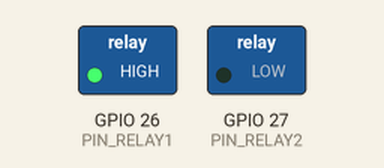
Bench run of a sketch on a simulated ESP32. Parts: switched loads named in the sketch (green lamp = pin HIGH). What the sketch prints to the serial monitor is not drawn.

Above: at 1.5 s.
At 3.5 s:
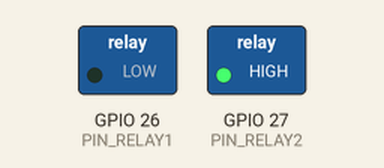
At 5.0 s:
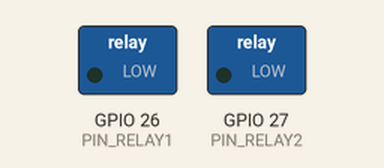
Timing chart, 0 to 7.0 s (numbered marks = the images above):
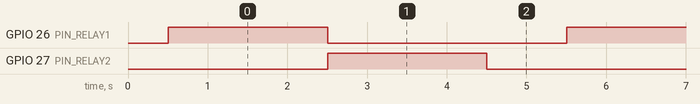

Measured:
- by itself, GPIO 26 (PIN_RELAY1), GPIO 27 (PIN_RELAY2): alternates HIGH for 2.0 s and LOW for 3.0 s
- by itself, everything shown: repeats every 5.0 s, in 3 steps

The sketch:

relay_test.ino
```cpp
// ================================================================
//  RELAY TEST — kiểm tra relay GPIO26 và GPIO27
//  Nạp sketch này độc lập (không cần WiFi/MQTT)
//  Mở Serial Monitor 115200 baud để theo dõi
//
//  Nếu relay active HIGH: đổi ON=HIGH, OFF=LOW
//  Nếu relay active LOW : giữ nguyên ON=LOW, OFF=HIGH  (mặc định)
// ================================================================

#define PIN_RELAY1  26
#define PIN_RELAY2  27

#define RELAY_ON  HIGH   // active HIGH
#define RELAY_OFF LOW

void setup() {
    Serial.begin(115200);
    delay(500);

    pinMode(PIN_RELAY1, OUTPUT);
    pinMode(PIN_RELAY2, OUTPUT);

    digitalWrite(PIN_RELAY1, RELAY_OFF);
    digitalWrite(PIN_RELAY2, RELAY_OFF);

    Serial.println("=== RELAY TEST BAT DAU ===");
    Serial.println("Relay 1 (GPIO26) va Relay 2 (GPIO27) se bat/tat xen ke");
}

void loop() {
    Serial.println("→ Relay 1 BAT, Relay 2 TAT");
    digitalWrite(PIN_RELAY1, RELAY_ON);
    digitalWrite(PIN_RELAY2, RELAY_OFF);
    delay(2000);

    Serial.println("→ Relay 1 TAT, Relay 2 BAT");
    digitalWrite(PIN_RELAY1, RELAY_OFF);
    digitalWrite(PIN_RELAY2, RELAY_ON);
    delay(2000);

    Serial.println("→ Ca 2 TAT");
    digitalWrite(PIN_RELAY1, RELAY_OFF);
    digitalWrite(PIN_RELAY2, RELAY_OFF);
    delay(1000);
}
```
